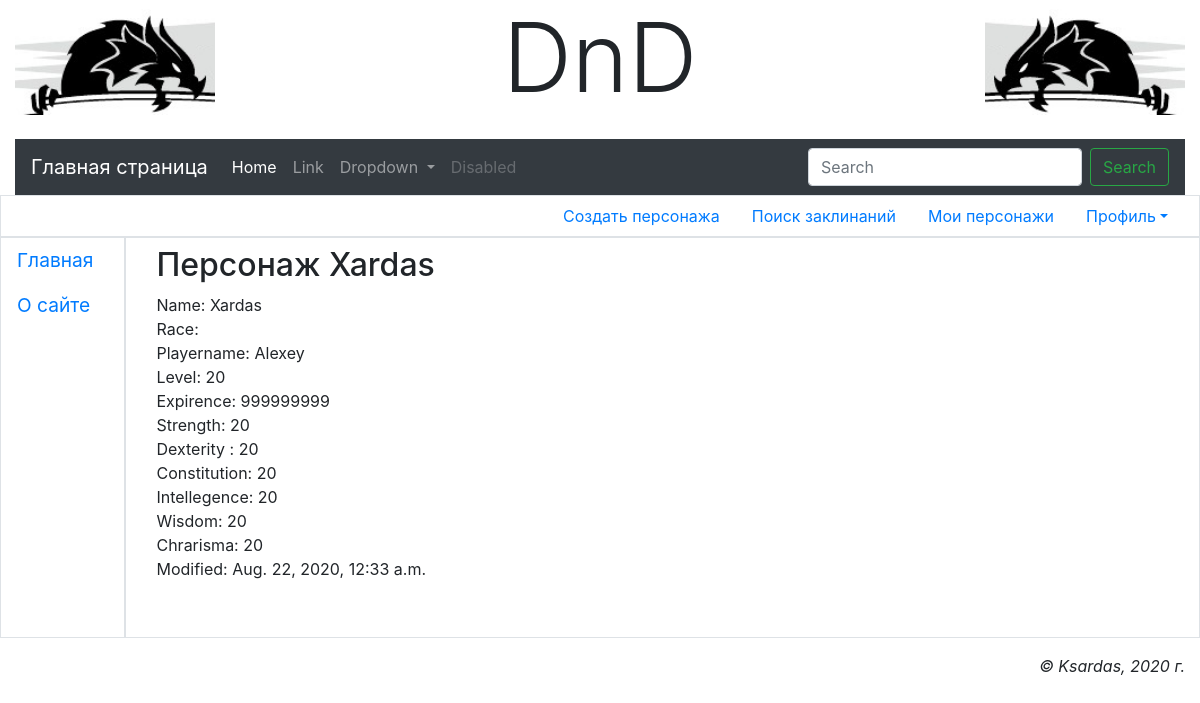
Page /main/accounts/profile/char/Xardas/ (signed in) on the committed database.
### main/models.py (models this page shows, shortened)
class CharBase(models.Model):
    owner = models.ForeignKey('AdvUser', null=False, on_delete=models.PROTECT, verbose_name='Владелец персонажа')
    name = models.CharField(db_index=True, unique=True, null=False, max_length=20, verbose_name='Имя персонажа')
    races = models.ManyToManyField(CharRaces, choices=CharRaces.RACE_CHOICES, max_length=20,
                                  verbose_name='Расса персонажа')
    playername = models.CharField(null=True, max_length=20, verbose_name='Реальное имя персонажа')
    level = models.IntegerField(null=False, default=1, verbose_name='Уровень персонажа')
    expirence = models.IntegerField(null=False, default=0, verbose_name='Опыт персонажа')
    strength = models.IntegerField(null=False, default=8, verbose_name='Сила персонажа')
    dexterity = models.IntegerField(null=False, default=8, verbose_name='Ловкость персонажа')
    constitution = models.IntegerField(null=False, default=8, verbose_name='Телосложение персонажа')
    intellegence = models.IntegerField(null=False, default=8, verbose_name='Интеллект персонажа')
    wisdom = models.IntegerField(null=False, default=8, verbose_name='Мудрость персонажа')
    chrarisma = models.IntegerField(null=False, default=8, verbose_name='Харизма персонажа')
    modified = models.DateTimeField(auto_now_add=True, db_index=True, verbose_name='Время модификации')
    spells = models.ManyToManyField(Spell)
    prof_bonus = models.IntegerField(null=True, default=0, verbose_name='Бонус мастерства')
    armor_class = models.IntegerField(null=True, default=0, verbose_name='Броня персонажа')
    speed = models.IntegerField(null=True, default=0, verbose_name='Скорость персонажа')
    initiative = models.IntegerField(null=True, default=0, verbose_name='Инициатива')
    inspiration = models.IntegerField(null=True, default=0, verbose_name='Вдохновение')
    hitpoints_max = models.IntegerField(null=True, default=0, verbose_name='Максимальое здоровье')
    hitpoints_curr = models.IntegerField(null=True, default=0, verbose_name='Текущее здоровье')
    hitpoints_temp = models.IntegerField(null=True, default=0, verbose_name='Временные очки здоровья')
    char_classes = models.ManyToManyField(CharClasses, choices=CharClasses.CLASS_CHOICES, verbose_name='Класс персонажа')
    world_view = models.IntegerField(null=True, default=0, verbose_name='Мировозрение')
    gender = models.BooleanField(default=True, verbose_name='Пол')
    age = models.IntegerField(null=True, default=21, verbose_name='Возраст персонажа')
    height = models.IntegerField(null=True, default=175, verbose_name='Рост персонажа')
    weight = models.IntegerField(null=True, default=60, verbose_name='Вес персонажа')
    hair = models.CharField(null=True, max_length=20, verbose_name='Цвет волос')
    eyes = models.CharField(null=True, max_length=20, verbose_name='Цвет глаз')
    skin = models.CharField(null=True, max_length=20, verbose_name='Цвет кожы')
    avatar = models.ImageField(null=True, blank=True, upload_to='avatars/', verbose_name='Аватар')
    pers_traits = models.CharField(null=True, max_length=20, verbose_name='Персональные черты')
    ideals = models.CharField(null=True, max_length=20, verbose_name='Идеалы')
    bonds = models.CharField(null=True, max_length=20, verbose_name='Привязанности')
    flaws = models.CharField(null=True, max_length=20, verbose_name='Пороки')
    char_history = models.TextField(default='', verbose_name='История персонажа')
    gold_count = models.IntegerField(null=True, default=0, verbose_name='Золото персонажа')
    silver_count = models.IntegerField(null=True, default=0, verbose_name='Серебро персонажа')
    copper_count = models.IntegerField(null=True, default=0, verbose_name='Медь персонажа')
    char = CharacterManager()
    objects = models.Manager()
    class Meta:
        ordering = ['-modified']

### main/views.py (the view)
# urls.py: path('accounts/profile/char/<str:name>/', view_character, name='view_character'),
@login_required
def view_character(request, name):
    print("Current char: ", name)
    ch = get_object_or_404(CharBase, name=name)
    return render(request, 'main/character.html', {'char': ch})

### main/templates/main/character.html (shortened to what this page needs)
{% extends "layout/basic.html" %}
{% block content %}
<h2>Персонаж {{ char.name }}</h2>
<div>
    Name: {{ char.name }} <br>
    Race: {{ char.race }} <br>
    Playername:  {{ char.playername }} <br>
    Level: {{ char.level }} <br>
    Expirence: {{ char.expirence }} <br>
    Strength: {{ char.strength }} <br>
    Dexterity : {{ char.dexterity }} <br>
    Constitution: {{ char.constitution }} <br>
    Intellegence: {{ char.intellegence }} <br>
    Wisdom: {{ char.wisdom }} <br>
    Chrarisma: {{ char.chrarisma }} <br>
    Modified:  {{ char.modified }} <br>
    <br><br>
</div>
{% endblock %}

### rows in the picture
CharBase: name "Xardas", playername "Alexey", level "20", expirence "999999999", strength "20", dexterity "20", constitution "20", intellegence "20", wisdom "20", chrarisma "20", modified "Aug. 22, 2020, 12:33 a.m."
